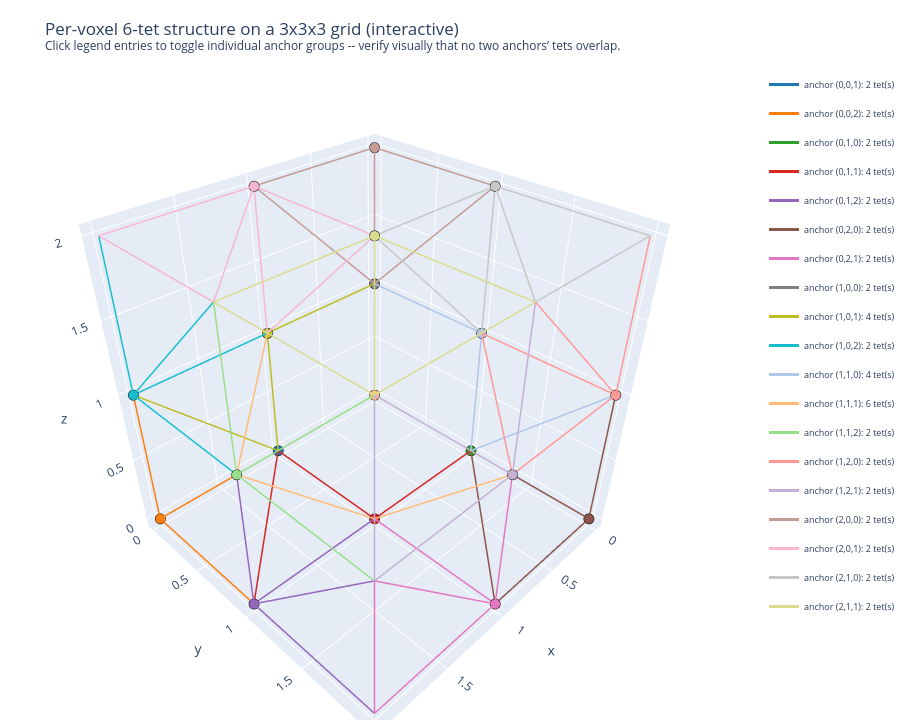

Notebook cell for this chart:
### Code cell
# Interactive plotly view: every tet drawn as edge segments coloured by anchor;
# legend lets you toggle individual anchor groups on/off to see overlap-free tiling.
fig = go.Figure()

TET_EDGES = [(0,1),(0,2),(0,3),(1,2),(1,3),(2,3)]
PLOTLY_COLORS = ['#1f77b4','#ff7f0e','#2ca02c','#d62728','#9467bd','#8c564b',
                 '#e377c2','#7f7f7f','#bcbd22','#17becf','#aec7e8','#ffbb78',
                 '#98df8a','#ff9896','#c5b0d5','#c49c94','#f7b6d2','#c7c7c7',
                 '#dbdb8d','#9edae5','#393b79','#637939','#8c6d31','#843c39']

for k, (anchor, tets) in enumerate(sorted(by_anchor.items())):
    color = PLOTLY_COLORS[k % len(PLOTLY_COLORS)]
    xs, ys, zs = [], [], []
    for tt in tets:
        pts = tt['xyz']
        for i, j in TET_EDGES:
            xs.extend([pts[i, 0], pts[j, 0], np.nan])
            ys.extend([pts[i, 1], pts[j, 1], np.nan])
            zs.extend([pts[i, 2], pts[j, 2], np.nan])
    az, ay, ax_v = anchor
    fig.add_trace(go.Scatter3d(
        x=xs, y=ys, z=zs, mode='lines',
        line=dict(color=color, width=3),
        name='anchor (' + str(az) + ',' + str(ay) + ',' + str(ax_v) +
             '): ' + str(len(tets)) + ' tet(s)',
        legendgroup='a' + str(k),
    ))
    fig.add_trace(go.Scatter3d(
        x=[ax_v], y=[ay], z=[az], mode='markers',
        marker=dict(size=6, color=color, line=dict(color='black', width=1)),
        showlegend=False, legendgroup='a' + str(k),
    ))

fig.update_layout(
    title='Per-voxel 6-tet structure on a ' + str(D) + 'x' + str(H) + 'x' + str(W) +
          ' grid (interactive)<br>'
          '<sup>Click legend entries to toggle individual anchor groups -- '
          'verify visually that no two anchors\u2019 tets overlap.</sup>',
    scene=dict(xaxis_title='x', yaxis_title='y', zaxis_title='z', aspectmode='cube'),
    height=720, margin=dict(l=0, r=0, b=0, t=70),
    legend=dict(font=dict(size=9)),
)
fig.show()

### Figure 1 — Plotly figure (JSON) as saved in the notebook; plotly's stock layout.template omitted (floating-point values rounded to 4 significant figures)
{"data": [{"legendgroup": "a0", "line": {"color": "#1f77b4", "width": 3}, "mode": "lines", "name": "anchor (0,0,1): 2 tet(s)", "type": "scatter3d", "x": [0.0, 1.0, null, 0.0, 1.0, null, 0.0, 1.0, null, 1.0, 1.0, null, 1.0, 1.0, null, 1.0, 1.0, null, 0.0, 1.0, null, 0.0, 1.0, null, 0.0, 1.0, null, 1.0, 1.0, null, 1.0, 1.0, null, 1.0, 1.0, null], "y": [0.0, 0.0, null, 0.0, 1.0, null, 0.0, 1.0, null, 0.0, 1.0, null, 0.0, 1.0, null, 1.0, 1.0, null, 0.0, 0.0, null, 0.0, 0.0, null, 0.0, 1.0, null, 0.0, 0.0, null, 0.0, 1.0, null, 0.0, 1.0, null], "z": [0.0, 0.0, null, 0.0, 0.0, null, 0.0, 1.0, null, 0.0, 0.0, null, 0.0, 1.0, null, 0.0, 1.0, null, 0.0, 0.0, null, 0.0, 1.0, null, 0.0, 1.0, null, 0.0, 1.0, null, 0.0, 1.0, null, 1.0, 1.0, null]}, {"legendgroup": "a0", "marker": {"color": "#1f77b4", "line": {"color": "black", "width": 1}, "size": 6}, "mode": "markers", "showlegend": false, "type": "scatter3d", "x": [1], "y": [0], "z": [0]}, {"legendgroup": "a1", "line": {"color": "#ff7f0e", "width": 3}, "mode": "lines", "name": "anchor (0,0,2): 2 tet(s)", "type": "scatter3d", "x": [1.0, 2.0, null, 1.0, 2.0, null, 1.0, 2.0, null, 2.0, 2.0, null, 2.0, 2.0, null, 2.0, 2.0, null, 1.0, 2.0, null, 1.0, 2.0, null, 1.0, 2.0, null, 2.0, 2.0, null, 2.0, 2.0, null, 2.0, 2.0, null], "y": [0.0, 0.0, null, 0.0, 1.0, null, 0.0, 1.0, null, 0.0, 1.0, null, 0.0, 1.0, null, 1.0, 1.0, null, 0.0, 0.0, null, 0.0, 0.0, null, 0.0, 1.0, null, 0.0, 0.0, null, 0.0, 1.0, null, 0.0, 1.0, null], "z": [0.0, 0.0, null, 0.0, 0.0, null, 0.0, 1.0, null, 0.0, 0.0, null, 0.0, 1.0, null, 0.0, 1.0, null, 0.0, 0.0, null, 0.0, 1.0, null, 0.0, 1.0, null, 0.0, 1.0, null, 0.0, 1.0, null, 1.0, 1.0, null]}, {"legendgroup": "a1", "marker": {"color": "#ff7f0e", "line": {"color": "black", "width": 1}, "size": 6}, "mode": "markers", "showlegend": false, "type": "scatter3d", "x": [2], "y": [0], "z": [0]}, {"legendgroup": "a2", "line": {"color": "#2ca02c", "width": 3}, "mode": "lines", "name": "anchor (0,1,0): 2 tet(s)", "type": "scatter3d", "x": [0.0, 0.0, null, 0.0, 1.0, null, 0.0, 1.0, null, 0.0, 1.0, null, 0.0, 1.0, null, 1.0, 1.0, null, 0.0, 0.0, null, 0.0, 0.0, null, 0.0, 1.0, null, 0.0, 0.0, null, 0.0, 1.0, null, 0.0, 1.0, null], "y": [0.0, 1.0, null, 0.0, 1.0, null, 0.0, 1.0, null, 1.0, 1.0, null, 1.0, 1.0, null, 1.0, 1.0, null, 0.0, 1.0, null, 0.0, 1.0, null, 0.0, 1.0, null, 1.0, 1.0, null, 1.0, 1.0, null, 1.0, 1.0, null], "z": [0.0, 0.0, null, 0.0, 0.0, null, 0.0, 1.0, null, 0.0, 0.0, null, 0.0, 1.0, null, 0.0, 1.0, null, 0.0, 0.0, null, 0.0, 1.0, null, 0.0, 1.0, null, 0.0, 1.0, null, 0.0, 1.0, null, 1.0, 1.0, null]}, {"legendgroup": "a2", "marker": {"color": "#2ca02c", "line": {"color": "black", "width": 1}, "size": 6}, "mode": "markers", "showlegend": false, "type": "scatter3d", "x": [0], "y": [1], "z": [0]}, {"legendgroup": "a3", "line": {"color": "#d62728", "width": 3}, "mode": "lines", "name": "anchor (0,1,1): 4 tet(s)", "type": "scatter3d", "x": [1.0, 1.0, null, 1.0, 2.0, null, 1.0, 2.0, null, 1.0, 2.0, null, 1.0, 2.0, null, 2.0, 2.0, null, 1.0, 1.0, null, 1.0, 1.0, null, 1.0, 2.0, null, 1.0, 1.0, null, 1.0, 2.0, null, 1.0, 2.0, null, 0.0, 1.0, null, 0.0, 1.0, null, 0.0, 1.0, null, 1.0, 1.0, null, 1.0, 1.0, null, 1.0, 1.0, null, 0.0, 1.0, null, 0.0, 1.0, null, 0.0, 1.0, null, 1.0, 1.0, null, 1.0, 1.0, null, 1.0, 1.0, null], "y": [0.0, 1.0, null, 0.0, 1.0, null, 0.0, 1.0, null, 1.0, 1.0, null, 1.0, 1.0, null, 1.0, 1.0, null, 0.0, 1.0, null, 0.0, 1.0, null, 0.0, 1.0, null, 1.0, 1.0, null, 1.0, 1.0, null, 1.0, 1.0, null, 1.0, 1.0, null, 1.0, 2.0, null, 1.0, 2.0, null, 1.0, 2.0, null, 1.0, 2.0, null, 2.0, 2.0, null, 1.0, 1.0, null, 1.0, 1.0, null, 1.0, 2.0, null, 1.0, 1.0, null, 1.0, 2.0, null, 1.0, 2.0, null], "z": [0.0, 0.0, null, 0.0, 0.0, null, 0.0, 1.0, null, 0.0, 0.0, null, 0.0, 1.0, null, 0.0, 1.0, null, 0.0, 0.0, null, 0.0, 1.0, null, 0.0, 1.0, null, 0.0, 1.0, null, 0.0, 1.0, null, 1.0, 1.0, null, 0.0, 0.0, null, 0.0, 0.0, null, 0.0, 1.0, null, 0.0, 0.0, null, 0.0, 1.0, null, 0.0, 1.0, null, 0.0, 0.0, null, 0.0, 1.0, null, 0.0, 1.0, null, 0.0, 1.0, null, 0.0, 1.0, null, 1.0, 1.0, null]}, {"legendgroup": "a3", "marker": {"color": "#d62728", "line": {"color": "black", "width": 1}, "size": 6}, "mode": "markers", "showlegend": false, "type": "scatter3d", "x": [1], "y": [1], "z": [0]}, {"legendgroup": "a4", "line": {"color": "#9467bd", "width": 3}, "mode": "lines", "name": "anchor (0,1,2): 2 tet(s)", "type": "scatter3d", "x": [1.0, 2.0, null, 1.0, 2.0, null, 1.0, 2.0, null, 2.0, 2.0, null, 2.0, 2.0, null, 2.0, 2.0, null, 1.0, 2.0, null, 1.0, 2.0, null, 1.0, 2.0, null, 2.0, 2.0, null, 2.0, 2.0, null, 2.0, 2.0, null], "y": [1.0, 1.0, null, 1.0, 2.0, null, 1.0, 2.0, null, 1.0, 2.0, null, 1.0, 2.0, null, 2.0, 2.0, null, 1.0, 1.0, null, 1.0, 1.0, null, 1.0, 2.0, null, 1.0, 1.0, null, 1.0, 2.0, null, 1.0, 2.0, null], "z": [0.0, 0.0, null, 0.0, 0.0, null, 0.0, 1.0, null, 0.0, 0.0, null, 0.0, 1.0, null, 0.0, 1.0, null, 0.0, 0.0, null, 0.0, 1.0, null, 0.0, 1.0, null, 0.0, 1.0, null, 0.0, 1.0, null, 1.0, 1.0, null]}, {"legendgroup": "a4", "marker": {"color": "#9467bd", "line": {"color": "black", "width": 1}, "size": 6}, "mode": "markers", "showlegend": false, "type": "scatter3d", "x": [2], "y": [1], "z": [0]}, {"legendgroup": "a5", "line": {"color": "#8c564b", "width": 3}, "mode": "lines", "name": "anchor (0,2,0): 2 tet(s)", "type": "scatter3d", "x": [0.0, 0.0, null, 0.0, 1.0, null, 0.0, 1.0, null, 0.0, 1.0, null, 0.0, 1.0, null, 1.0, 1.0, null, 0.0, 0.0, null, 0.0, 0.0, null, 0.0, 1.0, null, 0.0, 0.0, null, 0.0, 1.0, null, 0.0, 1.0, null], "y": [1.0, 2.0, null, 1.0, 2.0, null, 1.0, 2.0, null, 2.0, 2.0, null, 2.0, 2.0, null, 2.0, 2.0, null, 1.0, 2.0, null, 1.0, 2.0, null, 1.0, 2.0, null, 2.0, 2.0, null, 2.0, 2.0, null, 2.0, 2.0, null], "z": [0.0, 0.0, null, 0.0, 0.0, null, 0.0, 1.0, null, 0.0, 0.0, null, 0.0, 1.0, null, 0.0, 1.0, null, 0.0, 0.0, null, 0.0, 1.0, null, 0.0, 1.0, null, 0.0, 1.0, null, 0.0, 1.0, null, 1.0, 1.0, null]}, {"legendgroup": "a5", "marker": {"color": "#8c564b", "line": {"color": "black", "width": 1}, "size": 6}, "mode": "markers", "showlegend": false, "type": "scatter3d", "x": [0], "y": [2], "z": [0]}, {"legendgroup": "a6", "line": {"color": "#e377c2", "width": 3}, "mode": "lines", "name": "anchor (0,2,1): 2 tet(s)", "type": "scatter3d", "x": [1.0, 1.0, null, 1.0, 2.0, null, 1.0, 2.0, null, 1.0, 2.0, null, 1.0, 2.0, null, 2.0, 2.0, null, 1.0, 1.0, null, 1.0, 1.0, null, 1.0, 2.0, null, 1.0, 1.0, null, 1.0, 2.0, null, 1.0, 2.0, null], "y": [1.0, 2.0, null, 1.0, 2.0, null, 1.0, 2.0, null, 2.0, 2.0, null, 2.0, 2.0, null, 2.0, 2.0, null, 1.0, 2.0, null, 1.0, 2.0, null, 1.0, 2.0, null, 2.0, 2.0, null, 2.0, 2.0, null, 2.0, 2.0, null], "z": [0.0, 0.0, null, 0.0, 0.0, null, 0.0, 1.0, null, 0.0, 0.0, null, 0.0, 1.0, null, 0.0, 1.0, null, 0.0, 0.0, null, 0.0, 1.0, null, 0.0, 1.0, null, 0.0, 1.0, null, 0.0, 1.0, null, 1.0, 1.0, null]}, {"legendgroup": "a6", "marker": {"color": "#e377c2", "line": {"color": "black", "width": 1}, "size": 6}, "mode": "markers", "showlegend": false, "type": "scatter3d", "x": [1], "y": [2], "z": [0]}, {"legendgroup": "a7", "line": {"color": "#7f7f7f", "width": 3}, "mode": "lines", "name": "anchor (1,0,0): 2 tet(s)", "type": "scatter3d", "x": [0.0, 0.0, null, 0.0, 1.0, null, 0.0, 1.0, null, 0.0, 1.0, null, 0.0, 1.0, null, 1.0, 1.0, null, 0.0, 0.0, null, 0.0, 0.0, null, 0.0, 1.0, null, 0.0, 0.0, null, 0.0, 1.0, null, 0.0, 1.0, null], "y": [0.0, 0.0, null, 0.0, 0.0, null, 0.0, 1.0, null, 0.0, 0.0, null, 0.0, 1.0, null, 0.0, 1.0, null, 0.0, 0.0, null, 0.0, 1.0, null, 0.0, 1.0, null, 0.0, 1.0, null, 0.0, 1.0, null, 1.0, 1.0, null], "z": [0.0, 1.0, null, 0.0, 1.0, null, 0.0, 1.0, null, 1.0, 1.0, null, 1.0, 1.0, null, 1.0, 1.0, null, 0.0, 1.0, null, 0.0, 1.0, null, 0.0, 1.0, null, 1.0, 1.0, null, 1.0, 1.0, null, 1.0, 1.0, null]}, {"legendgroup": "a7", "marker": {"color": "#7f7f7f", "line": {"color": "black", "width": 1}, "size": 6}, "mode": "markers", "showlegend": false, "type": "scatter3d", "x": [0], "y": [0], "z": [1]}, {"legendgroup": "a8", "line": {"color": "#bcbd22", "width": 3}, "mode": "lines", "name": "anchor (1,0,1): 4 tet(s)", "type": "scatter3d", "x": [1.0, 1.0, null, 1.0, 2.0, null, 1.0, 2.0, null, 1.0, 2.0, null, 1.0, 2.0, null, 2.0, 2.0, null, 1.0, 1.0, null, 1.0, 1.0, null, 1.0, 2.0, null, 1.0, 1.0, null, 1.0, 2.0, null, 1.0, 2.0, null, 0.0, 1.0, null, 0.0, 1.0, null, 0.0, 1.0, null, 1.0, 1.0, null, 1.0, 1.0, null, 1.0, 1.0, null, 0.0, 1.0, null, 0.0, 1.0, null, 0.0, 1.0, null, 1.0, 1.0, null, 1.0, 1.0, null, 1.0, 1.0, null], "y": [0.0, 0.0, null, 0.0, 0.0, null, 0.0, 1.0, null, 0.0, 0.0, null, 0.0, 1.0, null, 0.0, 1.0, null, 0.0, 0.0, null, 0.0, 1.0, null, 0.0, 1.0, null, 0.0, 1.0, null, 0.0, 1.0, null, 1.0, 1.0, null, 0.0, 0.0, null, 0.0, 1.0, null, 0.0, 1.0, null, 0.0, 1.0, null, 0.0, 1.0, null, 1.0, 1.0, null, 0.0, 0.0, null, 0.0, 0.0, null, 0.0, 1.0, null, 0.0, 0.0, null, 0.0, 1.0, null, 0.0, 1.0, null], "z": [0.0, 1.0, null, 0.0, 1.0, null, 0.0, 1.0, null, 1.0, 1.0, null, 1.0, 1.0, null, 1.0, 1.0, null, 0.0, 1.0, null, 0.0, 1.0, null, 0.0, 1.0, null, 1.0, 1.0, null, 1.0, 1.0, null, 1.0, 1.0, null, 1.0, 1.0, null, 1.0, 1.0, null, 1.0, 2.0, null, 1.0, 1.0, null, 1.0, 2.0, null, 1.0, 2.0, null, 1.0, 1.0, null, 1.0, 2.0, null, 1.0, 2.0, null, 1.0, 2.0, null, 1.0, 2.0, null, 2.0, 2.0, null]}, {"legendgroup": "a8", "marker": {"color": "#bcbd22", "line": {"color": "black", "width": 1}, "size": 6}, "mode": "markers", "showlegend": false, "type": "scatter3d", "x": [1], "y": [0], "z": [1]}, {"legendgroup": "a9", "line": {"color": "#17becf", "width": 3}, "mode": "lines", "name": "anchor (1,0,2): 2 tet(s)", "type": "scatter3d", "x": [1.0, 2.0, null, 1.0, 2.0, null, 1.0, 2.0, null, 2.0, 2.0, null, 2.0, 2.0, null, 2.0, 2.0, null, 1.0, 2.0, null, 1.0, 2.0, null, 1.0, 2.0, null, 2.0, 2.0, null, 2.0, 2.0, null, 2.0, 2.0, null], "y": [0.0, 0.0, null, 0.0, 1.0, null, 0.0, 1.0, null, 0.0, 1.0, null, 0.0, 1.0, null, 1.0, 1.0, null, 0.0, 0.0, null, 0.0, 0.0, null, 0.0, 1.0, null, 0.0, 0.0, null, 0.0, 1.0, null, 0.0, 1.0, null], "z": [1.0, 1.0, null, 1.0, 1.0, null, 1.0, 2.0, null, 1.0, 1.0, null, 1.0, 2.0, null, 1.0, 2.0, null, 1.0, 1.0, null, 1.0, 2.0, null, 1.0, 2.0, null, 1.0, 2.0, null, 1.0, 2.0, null, 2.0, 2.0, null]}, {"legendgroup": "a9", "marker": {"color": "#17becf", "line": {"color": "black", "width": 1}, "size": 6}, "mode": "markers", "showlegend": false, "type": "scatter3d", "x": [2], "y": [0], "z": [1]}, {"legendgroup": "a10", "line": {"color": "#aec7e8", "width": 3}, "mode": "lines", "name": "anchor (1,1,0): 4 tet(s)", "type": "scatter3d", "x": [0.0, 0.0, null, 0.0, 1.0, null, 0.0, 1.0, null, 0.0, 1.0, null, 0.0, 1.0, null, 1.0, 1.0, null, 0.0, 0.0, null, 0.0, 0.0, null, 0.0, 1.0, null, 0.0, 0.0, null, 0.0, 1.0, null, 0.0, 1.0, null, 0.0, 0.0, null, 0.0, 1.0, null, 0.0, 1.0, null, 0.0, 1.0, null, 0.0, 1.0, null, 1.0, 1.0, null, 0.0, 0.0, null, 0.0, 0.0, null, 0.0, 1.0, null, 0.0, 0.0, null, 0.0, 1.0, null, 0.0, 1.0, null], "y": [1.0, 1.0, null, 1.0, 1.0, null, 1.0, 2.0, null, 1.0, 1.0, null, 1.0, 2.0, null, 1.0, 2.0, null, 1.0, 1.0, null, 1.0, 2.0, null, 1.0, 2.0, null, 1.0, 2.0, null, 1.0, 2.0, null, 2.0, 2.0, null, 0.0, 1.0, null, 0.0, 1.0, null, 0.0, 1.0, null, 1.0, 1.0, null, 1.0, 1.0, null, 1.0, 1.0, null, 0.0, 1.0, null, 0.0, 1.0, null, 0.0, 1.0, null, 1.0, 1.0, null, 1.0, 1.0, null, 1.0, 1.0, null], "z": [0.0, 1.0, null, 0.0, 1.0, null, 0.0, 1.0, null, 1.0, 1.0, null, 1.0, 1.0, null, 1.0, 1.0, null, 0.0, 1.0, null, 0.0, 1.0, null, 0.0, 1.0, null, 1.0, 1.0, null, 1.0, 1.0, null, 1.0, 1.0, null, 1.0, 1.0, null, 1.0, 1.0, null, 1.0, 2.0, null, 1.0, 1.0, null, 1.0, 2.0, null, 1.0, 2.0, null, 1.0, 1.0, null, 1.0, 2.0, null, 1.0, 2.0, null, 1.0, 2.0, null, 1.0, 2.0, null, 2.0, 2.0, null]}, {"legendgroup": "a10", "marker": {"color": "#aec7e8", "line": {"color": "black", "width": 1}, "size": 6}, "mode": "markers", "showlegend": false, "type": "scatter3d", "x": [0], "y": [1], "z": [1]}, {"legendgroup": "a11", "line": {"color": "#ffbb78", "width": 3}, "mode": "lines", "name": "anchor (1,1,1): 6 tet(s)", "type": "scatter3d", "x": [1.0, 1.0, null, 1.0, 2.0, null, 1.0, 2.0, null, 1.0, 2.0, null, 1.0, 2.0, null, 2.0, 2.0, null, 1.0, 1.0, null, 1.0, 1.0, null, 1.0, 2.0, null, 1.0, 1.0, null, 1.0, 2.0, null, 1.0, 2.0, null, 1.0, 1.0, null, 1.0, 2.0, null, 1.0, 2.0, null, 1.0, 2.0, null, 1.0, 2.0, null, 2.0, 2.0, null, 1.0, 1.0, null, 1.0, 1.0, null, 1.0, 2.0, null, 1.0, 1.0, null, 1.0, 2.0, null, 1.0, 2.0, null, 0.0, 1.0, null, 0.0, 1.0, null, 0.0, 1.0, null, 1.0, 1.0, null, 1.0, 1.0, null, 1.0, 1.0, null, 0.0, 1.0, null, 0.0, 1.0, null, 0.0, 1.0, null, 1.0, 1.0, null, 1.0, 1.0, null, 1.0, 1.0, null], "y": [1.0, 1.0, null, 1.0, 1.0, null, 1.0, 2.0, null, 1.0, 1.0, null, 1.0, 2.0, null, 1.0, 2.0, null, 1.0, 1.0, null, 1.0, 2.0, null, 1.0, 2.0, null, 1.0, 2.0, null, 1.0, 2.0, null, 2.0, 2.0, null, 0.0, 1.0, null, 0.0, 1.0, null, 0.0, 1.0, null, 1.0, 1.0, null, 1.0, 1.0, null, 1.0, 1.0, null, 0.0, 1.0, null, 0.0, 1.0, null, 0.0, 1.0, null, 1.0, 1.0, null, 1.0, 1.0, null, 1.0, 1.0, null, 1.0, 1.0, null, 1.0, 2.0, null, 1.0, 2.0, null, 1.0, 2.0, null, 1.0, 2.0, null, 2.0, 2.0, null, 1.0, 1.0, null, 1.0, 1.0, null, 1.0, 2.0, null, 1.0, 1.0, null, 1.0, 2.0, null, 1.0, 2.0, null], "z": [0.0, 1.0, null, 0.0, 1.0, null, 0.0, 1.0, null, 1.0, 1.0, null, 1.0, 1.0, null, 1.0, 1.0, null, 0.0, 1.0, null, 0.0, 1.0, null, 0.0, 1.0, null, 1.0, 1.0, null, 1.0, 1.0, null, 1.0, 1.0, null, 1.0, 1.0, null, 1.0, 1.0, null, 1.0, 2.0, null, 1.0, 1.0, null, 1.0, 2.0, null, 1.0, 2.0, null, 1.0, 1.0, null, 1.0, 2.0, null, 1.0, 2.0, null, 1.0, 2.0, null, 1.0, 2.0, null, 2.0, 2.0, null, 1.0, 1.0, null, 1.0, 1.0, null, 1.0, 2.0, null, 1.0, 1.0, null, 1.0, 2.0, null, 1.0, 2.0, null, 1.0, 1.0, null, 1.0, 2.0, null, 1.0, 2.0, null, 1.0, 2.0, null, 1.0, 2.0, null, 2.0, 2.0, null]}, {"legendgroup": "a11", "marker": {"color": "#ffbb78", "line": {"color": "black", "width": 1}, "size": 6}, "mode": "markers", "showlegend": false, "type": "scatter3d", "x": [1], "y": [1], "z": [1]}, {"legendgroup": "a12", "line": {"color": "#98df8a", "width": 3}, "mode": "lines", "name": "anchor (1,1,2): 2 tet(s)", "type": "scatter3d", "x": [1.0, 2.0, null, 1.0, 2.0, null, 1.0, 2.0, null, 2.0, 2.0, null, 2.0, 2.0, null, 2.0, 2.0, null, 1.0, 2.0, null, 1.0, 2.0, null, 1.0, 2.0, null, 2.0, 2.0, null, 2.0, 2.0, null, 2.0, 2.0, null], "y": [1.0, 1.0, null, 1.0, 2.0, null, 1.0, 2.0, null, 1.0, 2.0, null, 1.0, 2.0, null, 2.0, 2.0, null, 1.0, 1.0, null, 1.0, 1.0, null, 1.0, 2.0, null, 1.0, 1.0, null, 1.0, 2.0, null, 1.0, 2.0, null], "z": [1.0, 1.0, null, 1.0, 1.0, null, 1.0, 2.0, null, 1.0, 1.0, null, 1.0, 2.0, null, 1.0, 2.0, null, 1.0, 1.0, null, 1.0, 2.0, null, 1.0, 2.0, null, 1.0, 2.0, null, 1.0, 2.0, null, 2.0, 2.0, null]}, {"legendgroup": "a12", "marker": {"color": "#98df8a", "line": {"color": "black", "width": 1}, "size": 6}, "mode": "markers", "showlegend": false, "type": "scatter3d", "x": [2], "y": [1], "z": [1]}, {"legendgroup": "a13", "line": {"color": "#ff9896", "width": 3}, "mode": "lines", "name": "anchor (1,2,0): 2 tet(s)", "type": "scatter3d", "x": [0.0, 0.0, null, 0.0, 1.0, null, 0.0, 1.0, null, 0.0, 1.0, null, 0.0, 1.0, null, 1.0, 1.0, null, 0.0, 0.0, null, 0.0, 0.0, null, 0.0, 1.0, null, 0.0, 0.0, null, 0.0, 1.0, null, 0.0, 1.0, null], "y": [1.0, 2.0, null, 1.0, 2.0, null, 1.0, 2.0, null, 2.0, 2.0, null, 2.0, 2.0, null, 2.0, 2.0, null, 1.0, 2.0, null, 1.0, 2.0, null, 1.0, 2.0, null, 2.0, 2.0, null, 2.0, 2.0, null, 2.0, 2.0, null], "z": [1.0, 1.0, null, 1.0, 1.0, null, 1.0, 2.0, null, 1.0, 1.0, null, 1.0, 2.0, null, 1.0, 2.0, null, 1.0, 1.0, null, 1.0, 2.0, null, 1.0, 2.0, null, 1.0, 2.0, null, 1.0, 2.0, null, 2.0, 2.0, null]}, {"legendgroup": "a13", "marker": {"color": "#ff9896", "line": {"color": "black", "width": 1}, "size": 6}, "mode": "markers", "showlegend": false, "type": "scatter3d", "x": [0], "y": [2], "z": [1]}, {"legendgroup": "a14", "line": {"color": "#c5b0d5", "width": 3}, "mode": "lines", "name": "anchor (1,2,1): 2 tet(s)", "type": "scatter3d", "x": [1.0, 1.0, null, 1.0, 2.0, null, 1.0, 2.0, null, 1.0, 2.0, null, 1.0, 2.0, null, 2.0, 2.0, null, 1.0, 1.0, null, 1.0, 1.0, null, 1.0, 2.0, null, 1.0, 1.0, null, 1.0, 2.0, null, 1.0, 2.0, null], "y": [1.0, 2.0, null, 1.0, 2.0, null, 1.0, 2.0, null, 2.0, 2.0, null, 2.0, 2.0, null, 2.0, 2.0, null, 1.0, 2.0, null, 1.0, 2.0, null, 1.0, 2.0, null, 2.0, 2.0, null, 2.0, 2.0, null, 2.0, 2.0, null], "z": [1.0, 1.0, null, 1.0, 1.0, null, 1.0, 2.0, null, 1.0, 1.0, null, 1.0, 2.0, null, 1.0, 2.0, null, 1.0, 1.0, null, 1.0, 2.0, null, 1.0, 2.0, null, 1.0, 2.0, null, 1.0, 2.0, null, 2.0, 2.0, null]}, {"legendgroup": "a14", "marker": {"color": "#c5b0d5", "line": {"color": "black", "width": 1}, "size": 6}, "mode": "markers", "showlegend": false, "type": "scatter3d", "x": [1], "y": [2], "z": [1]}, {"legendgroup": "a15", "line": {"color": "#c49c94", "width": 3}, "mode": "lines", "name": "anchor (2,0,0): 2 tet(s)", "type": "scatter3d", "x": [0.0, 0.0, null, 0.0, 1.0, null, 0.0, 1.0, null, 0.0, 1.0, null, 0.0, 1.0, null, 1.0, 1.0, null, 0.0, 0.0, null, 0.0, 0.0, null, 0.0, 1.0, null, 0.0, 0.0, null, 0.0, 1.0, null, 0.0, 1.0, null], "y": [0.0, 0.0, null, 0.0, 0.0, null, 0.0, 1.0, null, 0.0, 0.0, null, 0.0, 1.0, null, 0.0, 1.0, null, 0.0, 0.0, null, 0.0, 1.0, null, 0.0, 1.0, null, 0.0, 1.0, null, 0.0, 1.0, null, 1.0, 1.0, null], "z": [1.0, 2.0, null, 1.0, 2.0, null, 1.0, 2.0, null, 2.0, 2.0, null, 2.0, 2.0, null, 2.0, 2.0, null, 1.0, 2.0, null, 1.0, 2.0, null, 1.0, 2.0, null, 2.0, 2.0, null, 2.0, 2.0, null, 2.0, 2.0, null]}, {"legendgroup": "a15", "marker": {"color": "#c49c94", "line": {"color": "black", "width": 1}, "size": 6}, "mode": "markers", "showlegend": false, "type": "scatter3d", "x": [0], "y": [0], "z": [2]}, {"legendgroup": "a16", "line": {"color": "#f7b6d2", "width": 3}, "mode": "lines", "name": "anchor (2,0,1): 2 tet(s)", "type": "scatter3d", "x": [1.0, 1.0, null, 1.0, 2.0, null, 1.0, 2.0, null, 1.0, 2.0, null, 1.0, 2.0, null, 2.0, 2.0, null, 1.0, 1.0, null, 1.0, 1.0, null, 1.0, 2.0, null, 1.0, 1.0, null, 1.0, 2.0, null, 1.0, 2.0, null], "y": [0.0, 0.0, null, 0.0, 0.0, null, 0.0, 1.0, null, 0.0, 0.0, null, 0.0, 1.0, null, 0.0, 1.0, null, 0.0, 0.0, null, 0.0, 1.0, null, 0.0, 1.0, null, 0.0, 1.0, null, 0.0, 1.0, null, 1.0, 1.0, null], "z": [1.0, 2.0, null, 1.0, 2.0, null, 1.0, 2.0, null, 2.0, 2.0, null, 2.0, 2.0, null, 2.0, 2.0, null, 1.0, 2.0, null, 1.0, 2.0, null, 1.0, 2.0, null, 2.0, 2.0, null, 2.0, 2.0, null, 2.0, 2.0, null]}, {"legendgroup": "a16", "marker": {"color": "#f7b6d2", "line": {"color": "black", "width": 1}, "size": 6}, "mode": "markers", "showlegend": false, "type": "scatter3d", "x": [1], "y": [0], "z": [2]}, {"legendgroup": "a17", "line": {"color": "#c7c7c7", "width": 3}, "mode": "lines", "name": "anchor (2,1,0): 2 tet(s)", "type": "scatter3d", "x": [0.0, 0.0, null, 0.0, 1.0, null, 0.0, 1.0, null, 0.0, 1.0, null, 0.0, 1.0, null, 1.0, 1.0, null, 0.0, 0.0, null, 0.0, 0.0, null, 0.0, 1.0, null, 0.0, 0.0, null, 0.0, 1.0, null, 0.0, 1.0, null], "y": [1.0, 1.0, null, 1.0, 1.0, null, 1.0, 2.0, null, 1.0, 1.0, null, 1.0, 2.0, null, 1.0, 2.0, null, 1.0, 1.0, null, 1.0, 2.0, null, 1.0, 2.0, null, 1.0, 2.0, null, 1.0, 2.0, null, 2.0, 2.0, null], "z": [1.0, 2.0, null, 1.0, 2.0, null, 1.0, 2.0, null, 2.0, 2.0, null, 2.0, 2.0, null, 2.0, 2.0, null, 1.0, 2.0, null, 1.0, 2.0, null, 1.0, 2.0, null, 2.0, 2.0, null, 2.0, 2.0, null, 2.0, 2.0, null]}, {"legendgroup": "a17", "marker": {"color": "#c7c7c7", "line": {"color": "black", "width": 1}, "size": 6}, "mode": "markers", "showlegend": false, "type": "scatter3d", "x": [0], "y": [1], "z": [2]}, {"legendgroup": "a18", "line": {"color": "#dbdb8d", "width": 3}, "mode": "lines", "name": "anchor (2,1,1): 2 tet(s)", "type": "scatter3d", "x": [1.0, 1.0, null, 1.0, 2.0, null, 1.0, 2.0, null, 1.0, 2.0, null, 1.0, 2.0, null, 2.0, 2.0, null, 1.0, 1.0, null, 1.0, 1.0, null, 1.0, 2.0, null, 1.0, 1.0, null, 1.0, 2.0, null, 1.0, 2.0, null], "y": [1.0, 1.0, null, 1.0, 1.0, null, 1.0, 2.0, null, 1.0, 1.0, null, 1.0, 2.0, null, 1.0, 2.0, null, 1.0, 1.0, null, 1.0, 2.0, null, 1.0, 2.0, null, 1.0, 2.0, null, 1.0, 2.0, null, 2.0, 2.0, null], "z": [1.0, 2.0, null, 1.0, 2.0, null, 1.0, 2.0, null, 2.0, 2.0, null, 2.0, 2.0, null, 2.0, 2.0, null, 1.0, 2.0, null, 1.0, 2.0, null, 1.0, 2.0, null, 2.0, 2.0, null, 2.0, 2.0, null, 2.0, 2.0, null]}, {"legendgroup": "a18", "marker": {"color": "#dbdb8d", "line": {"color": "black", "width": 1}, "size": 6}, "mode": "markers", "showlegend": false, "type": "scatter3d", "x": [1], "y": [1], "z": [2]}], "layout": {"height": 720, "legend": {"font": {"size": 9}}, "margin": {"b": 0, "l": 0, "r": 0, "t": 70}, "scene": {"aspectmode": "cube", "xaxis": {"title": {"text": "x"}}, "yaxis": {"title": {"text": "y"}}, "zaxis": {"title": {"text": "z"}}}, "title": {"text": "Per-voxel 6-tet structure on a 3x3x3 grid (interactive)<br><sup>Click legend entries to toggle individual anchor groups -- verify visually that no two anchors’ tets overlap.</sup>"}}}
